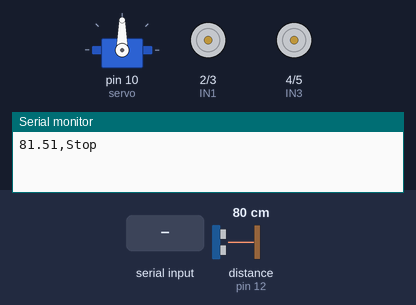
This sketch was run on a simulated Arduino Uno, built with avr-gcc and run on an emulated ATmega328P. On the bench: servo, motor-driver pin pairs drawn as motors (green arrow = first pin HIGH = forward, orange = second pin HIGH = backward, longer = more drive), the last lines printed to the serial monitor. Wiring (inferred from the names in the program): ultrasonic range finder: trigger pin 11; echo pin 12. Inputs (shaded band) come from the test bench; at power-on: distance to the obstacle (sensor on pin 12) 80 cm. The echo pulse lasts 58.3 µs per cm.

Above: at 1.2 s.
1.3 s: "A\n" received over Serial
At 1.7 s:
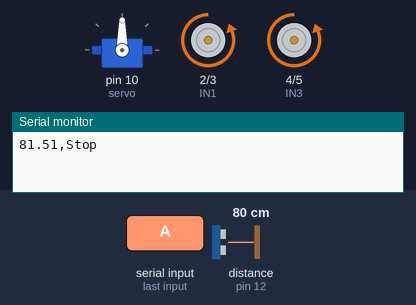
2.8 s: distance to the obstacle (sensor on pin 12) set to 2 cm
At 3.5 s:
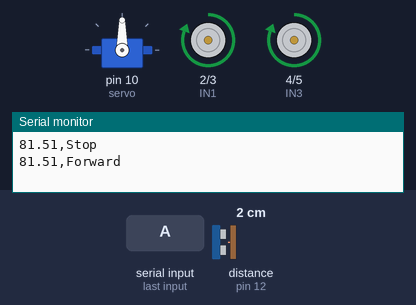
6.9 s: distance to the obstacle (sensor on pin 12) set to 35 cm
At 8.36 s:
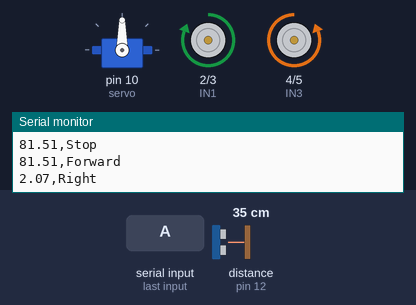
9.9 s: distance to the obstacle (sensor on pin 12) set to 4 cm
At 11.4 s:
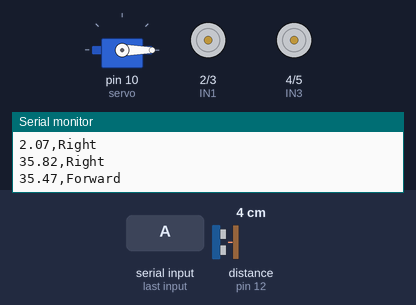
13.5 s: distance to the obstacle (sensor on pin 12) set to 30 cm
17.0 s: distance to the obstacle (sensor on pin 12) set to 38 cm
At 17.3 s:
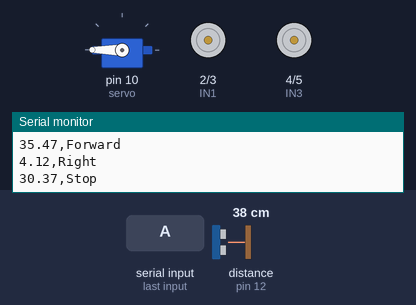
Timing chart, 0 to 20.0 s (numbered marks = the images above; inputs shaded):
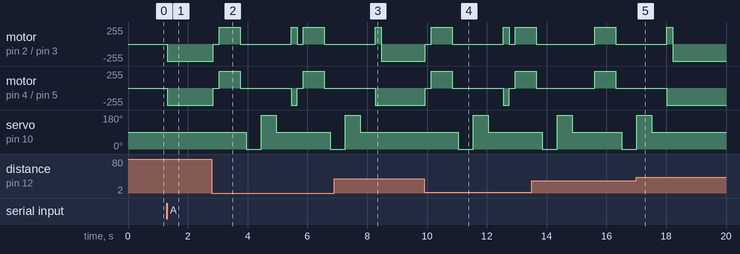

Measured:
- the behaviour switches between 34 and 35 cm on distance to the obstacle (sensor on pin 12) (found by bisection; images 4 and 5)
- after the input at 1.3 s, motor on pin 2 (IN1) / pin 3 (IN2), motor on pin 4 (IN3) / pin 5 (IN4): stopped → backward 255/255 at once
- after the input at 6.9 s, motor on pin 4 (IN3) / pin 5 (IN4): goes on until 8.3 s, then stays backward 255/255
- after the input at 17.0 s, servo on pin 10 (servo): goes on until 17.5 s, then stays 90°

The sketch:

arduino_car.ino
```cpp
#include <Servo.h>
#include <Wire.h>
// #include <LiquidCrystal_I2C.h>
// l298n motor drive pin
const int IN1 = 2;
const int IN2 = 3;
const int IN3 = 4;
const int IN4 = 5;
// ultra sonic pin
const int trig = 11;
const int echo = 12;
// Servo pin
const int servo = 10;

Servo servoMotor;
// lcd
// LiquidCrystal_I2C lcd(0x27, 16, 2);

float distance = 0, t = 0;
float Ldistance = 0, Rdistance = 0;

int mode = 0; // 0 = manual, 1 = auto

unsigned long startTime; // متغير لتخزين وقت بدء التشغيل
const unsigned long runTime = 180000; // )ميلي ثانية 180,000(دقائق 3مدة التشغيل
unsigned long lastDistanceSend = 0; // مؤقت لإرسال المسافة

String currentDirection = "Stop"; // متغير لتخزين الاتجاه الحالي

void setup()
{
  pinMode(trig, OUTPUT);
  pinMode(echo, INPUT);
  pinMode(IN1, OUTPUT);
  pinMode(IN2, OUTPUT);
  pinMode(IN3, OUTPUT);
  pinMode(IN4, OUTPUT);

  servoMotor.attach(servo);
  servoMotor.write(90);//ضبطالسرفوفيالمنتصف
  Serial.begin(9600);
  startTime=millis();//تسجيلوقتبدءالتشغيل

  // lcd.init();
  // lcd.backlight();
  // lcd.setCursor(0,0);
  // lcd.print("Smart Car");

  // lcd.setCursor(0,1);
  // lcd.print("Starting...");
  // delay(2000);
  // lcd.clear();


}
void loop()
{
  if (Serial.available()) {
    String cmd = Serial.readStringUntil('\n');
    cmd.trim();

    if (cmd == "A") mode = 1;
    else if (cmd == "M") mode = 0;

    if (mode == 0) {
      if (cmd == "F") Forward();
      else if (cmd == "B") reverse();
      else if (cmd == "L") turnLeft();
      else if (cmd == "R") turnRight();
      else if (cmd == "S") stop();
    }
  }

  // 👇 أهم سطر
  if (mode == 1) {
    amode();
  }


  // 3. إرسال المسافة والاتجاه كل ثانية للـ ESP32

  if (millis() - lastDistanceSend >= 1000) {
    float currentDist = ultra();

    // هنبعت الداتا بالشكل ده: Distance,Direction
    Serial.print(currentDist);
    Serial.print(",");
    Serial.println(currentDirection);

    lastDistanceSend = millis();
  }

}


void amode(){
   if(millis()-startTime>=runTime)// دقائق3التحققمنمرور
  {
  stop();// إيقافالسيارة
  // lcd.clear();
  // lcd.setCursor(0,0);
  // lcd.print("Time انتهى");
  return;// إنهاءالدالةloop
  }
  distance= ultra();

  // lcd.setCursor(0,0);
  // lcd.print("Dist: ");
  // lcd.print(distance);
  // lcd.print(" cm   ");

  if(distance<35)
  {
  //  lcd.setCursor(0,1);
  //  lcd.print("Obstacle!   ");
   stop();
   delay(200);
   reverse();
   delay(700);
   stop();
   delay(200);
   scan();

    if(Rdistance>Ldistance)
    {
    //  lcd.setCursor(0,1);
    //  lcd.print("Turning Right ");
    turnRight();
    resetDistances();
    }
    else if(Ldistance>Rdistance)
    {
    //  lcd.setCursor(0,1);
    //  lcd.print("Turning Left  ");
    turnLeft();
    resetDistances();
    }
    }
  else
  {
  //  lcd.setCursor(0,1);
  //  lcd.print("Forward       ");
   Forward();
  }
   delay(50);
}
void scan()
  {
  servoMotor.write(0);
  delay(500);
  Rdistance=ultra();
  servoMotor.write(180);
  delay(500);
  Ldistance=ultra();
  servoMotor.write(90);
  delay(500);
}
float ultra()
{
  digitalWrite(trig,LOW);
  delayMicroseconds(2);
  digitalWrite(trig,HIGH);
  delayMicroseconds(10);
  digitalWrite(trig,LOW);
  t =pulseIn(echo,HIGH);
  distance= t/57.0;
  return distance;
  }
void resetDistances()
{
  Rdistance=0;
  Ldistance=0;
}
void Forward()
{
   currentDirection = "Forward";
   digitalWrite(IN1, LOW);
   digitalWrite(IN2, HIGH);
   digitalWrite(IN3, LOW);
   digitalWrite(IN4, HIGH);
}
void turnLeft()
{
  currentDirection = "Left";
   digitalWrite(IN4, LOW);
   digitalWrite(IN3, HIGH);
   digitalWrite(IN2, HIGH);
   digitalWrite(IN1, LOW);
   delay(150);
}
void turnRight()
{
   currentDirection = "Right";
   digitalWrite(IN4, HIGH);
   digitalWrite(IN3, LOW);
   digitalWrite(IN2, LOW);
   digitalWrite(IN1, HIGH);
   delay(150);
}
void stop()
{
  currentDirection = "Stop";
   digitalWrite(IN4, LOW);
   digitalWrite(IN3, LOW);
   digitalWrite(IN2, LOW);
   digitalWrite(IN1, LOW);
}
void reverse()
{
  currentDirection = "Reverse";
   digitalWrite(IN4, LOW);
   digitalWrite(IN3, HIGH);
   digitalWrite(IN2, LOW);
   digitalWrite(IN1, HIGH);
}
```
